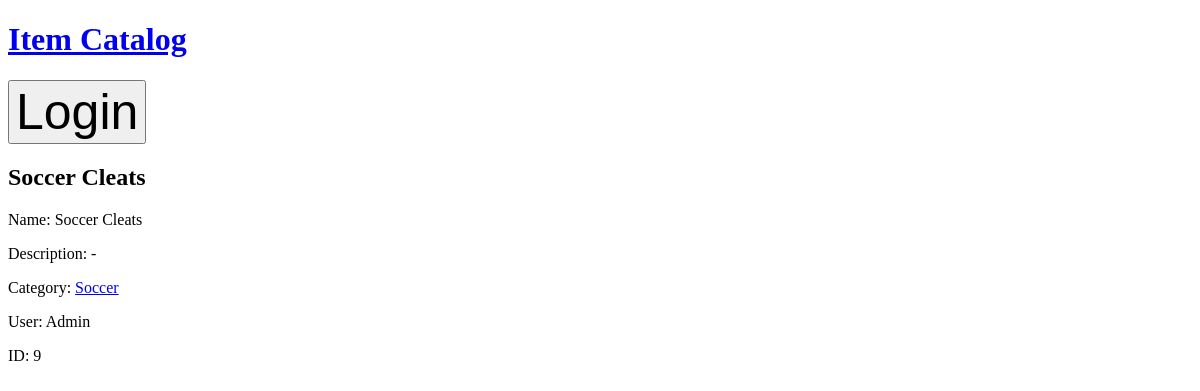
/catalog/Soccer/Soccer Cleats, run on the app's committed database.
### database_setup.py (models this page shows, shortened)
class Item(Base):
    __tablename__ = "item"
    id = Column(Integer, primary_key=True)
    name = Column(String(80), nullable=False)
    description = Column(String(250), nullable=False)
    user_id = Column(Integer, ForeignKey('user.id'))
    user = relationship(User)
    category_id = Column(Integer, ForeignKey('category.id'))
    category = relationship(Category)

class Category(Base):
    __tablename__ = 'category'
    id = Column(Integer, primary_key=True)
    name = Column(String(80), nullable=False)
    user_id = Column(Integer, ForeignKey('user.id'))
    user = relationship(User)

class User(Base):
    __tablename__ = 'user'
    id = Column(Integer, primary_key=True)
    name = Column(String(250), nullable=False)
    email = Column(String(250), nullable=False)

### project.py (the view)
@app.route('/catalog/<string:category_name>/<string:item_name>')
def show_item(category_name, item_name):
    if(db_session.query(Item).filter_by(name=item_name).first() == None):
        flash("Unknow item")
        return redirect(url_for('show_home'))
    else:
        return render_template(
            'item.html',
            item = db_session.query(Item).filter_by(name=item_name).first(),
            owner = db_session.query(User).filter_by(name=item_name).first())

### Templates/item.html (shortened to what this page needs)
{% extends "base.html" %}
{% block content %}
<h2>{{item.name}}</h2>
<p>Name: {{item.name}}</p>
<p>Description: {{item.description}}</p>
<p>Category: <a href="{{url_for('show_category_items', category_name=item.category.name)}}">{{item.category.name}}</a></p>
<p>User: {{item.user.name}}</p>
<p>ID: {{item.id}}</p>
{% endblock %}

### static/styles.css (style rules this page uses)
* { box-sizing: border-box; }

### data on the page
Item: name "Soccer Cleats", description "-", id "9"
Category: category.name "Soccer"
User: user.name "Admin"
